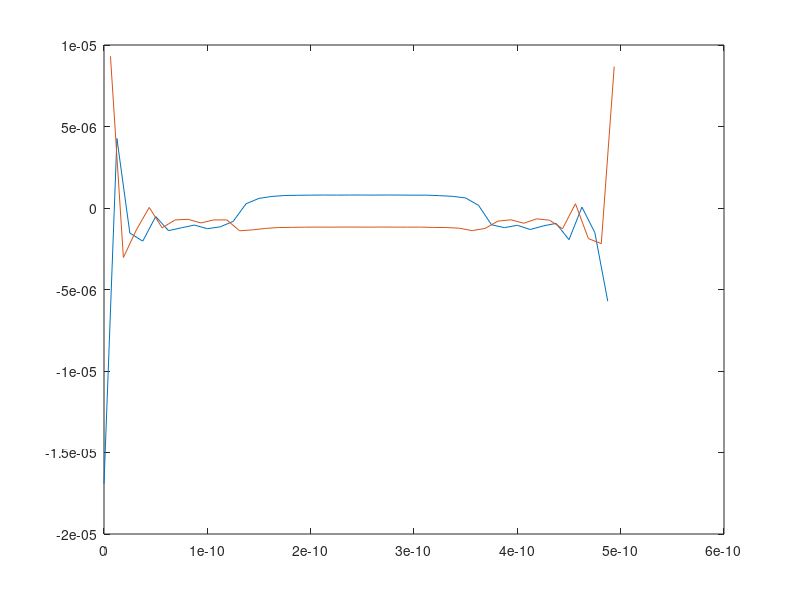

Write MATLAB code to recreate this figure. (Note: this script raises an error after producing the figure.)
clear all
close all
clc

data=load('translate.txt');
SpS=160;

cut=length(data)/SpS-floor(length(data)/SpS);
data(length(data)-cut*SpS+1:length(data))=[];

n=length(data)/SpS;

Data=zeros(n,SpS);

for i=1:n
    Data(i,:)=data(1+(i-1)*SpS:i*SpS);
end
plot(1:SpS,Data)

%Data([4 5 12 13 20 21 28 29 36 37 44 45 52 53 60 61 68 69 76 77 84 85 92],:)=[];

n=size(Data);
n=n(1);

T=5e-10;
dt=T/SpS;
t=0:dt:dt*(SpS-1);

dt=t(2)-t(1);
dw=2*pi/(SpS*dt);
W=-SpS*dw/2:dw:(SpS/2-1)*dw;
u=zeros(1,length(W));
u(W>0)=1;

w1=1.9441e+11;

ini=40/2;
fim=120/2;

IQ=zeros(1,n);
tDS=t(1:2:SpS);

for i=1:n
    Datafft=fftshift(fft(Data(i,:)));
    Datafftplus=2*u.*Datafft;
    w=W(abs(Datafftplus)==max(abs(Datafftplus)));
    Dataifftplus=ifft(Datafftplus);
    DataifftplusDS=Dataifftplus(1:2:length(Dataifftplus));
    %DataifftplusRS=interp1(t(1:2:length(Dataifftplus)),DataifftplusDS,t);
    Datadc=DataifftplusDS.*exp(-1i*w1*tDS+(tDS-T/2).^2/(T/6)^2);
    I=mean(real(Datadc(ini:fim)));
    Q=mean(imag(Datadc(ini:fim)));
    IQ(i)=I+1i*Q;
end

w1=1.9441e+11;
plot(tDS(1:2:length(Datadc)),real(Datadc(1:2:length(Datadc))),tDS(2:2:length(Datadc)),imag(Datadc(2:2:length(Datadc))))


theo=exp(-(t-T/2).^2/(T/6)^2).*cos(w1*t+phase(IQ(i)));
figure
plot(t,theo)
hold on
plot(t,Data(i,:)/max(Data(i,:)))

theofft=fftshift(fft(theo));

theofftplus=2*u.*theofft;
theoifftplus=ifft(theofftplus);
theoifftplusDS=theoifftplus(1:2:length(theoifftplus));
tDS=t(1:2:length(theoifftplus));
tRS=t;
theoifftplusRS=interp1(tDS,theoifftplusDS,tRS);
theodc=theoifftplusRS.*exp(-1i*w1*t+(t-T/2).^2/(T/6)^2);
figure
plot(tRS,real(theodc),tRS,imag(theodc))
I=mean(real(theodc(ini:fim)));
Q=mean(imag(theodc(ini:fim)));
IQtheo=I+1i*Q;

PhaseData=phase(IQ);
PhaseData(i)
Phasetheo=phase(IQtheo)
figure
plot(IQ,'*')